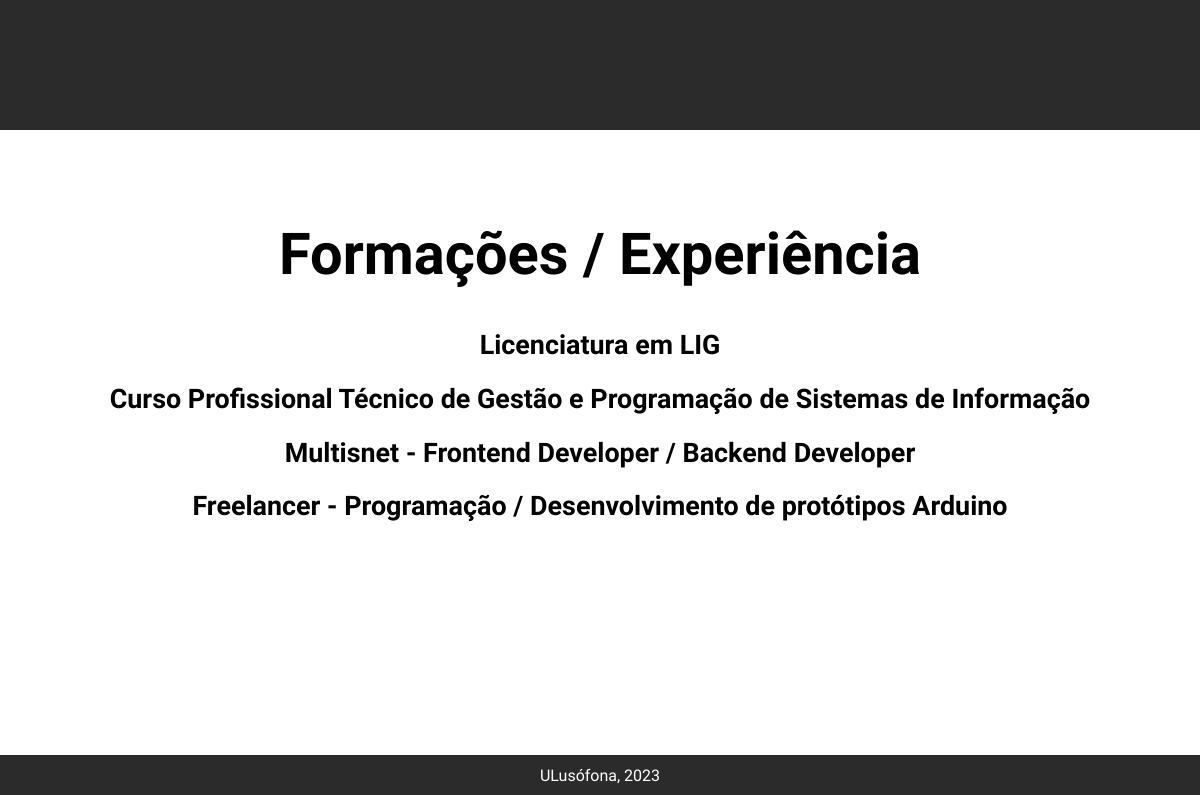
Page /sobre (lower part) on the earlier database version.
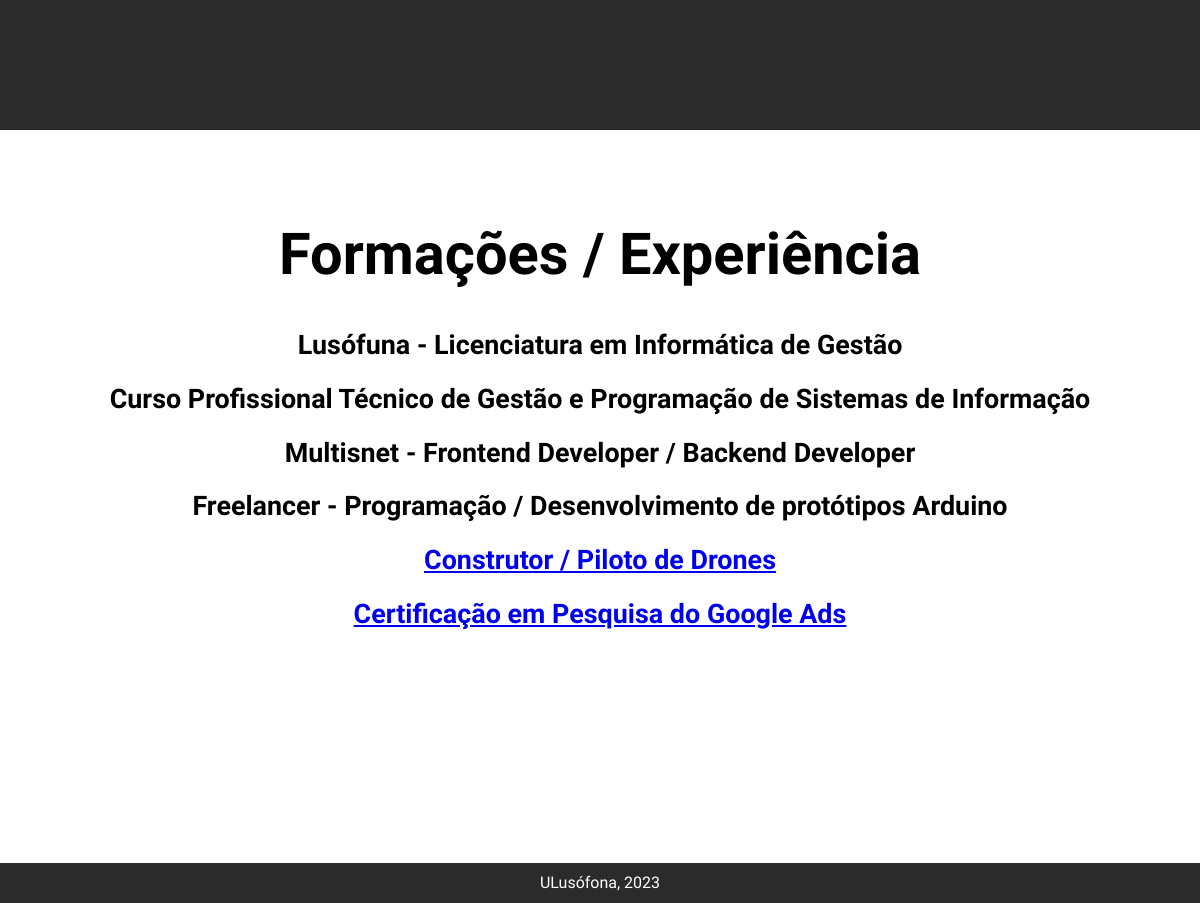
Same page on the later database version.
### portfolio/models.py (models this page shows, shortened)
class Formacao(models.Model):
    titulo = models.CharField(max_length=255)
    dataInicio = models.DateField(null=True, default=None)
    dataFim = models.DateField(null=True, default=None)
    detalhes = models.TextField(max_length=5000, default='')
    pdfFile = models.FileField(upload_to='pdfs/', null=True, blank=True)

### portfolio/views.py (the view)
# urls.py: path('sobre', views.sobre_view, name='sobre'),
def sobre_view(request):
    formacoes = Formacao.objects.all()
    context = {
        'formacoes': formacoes,
        'seoTitle': 'Sobre | André Carvalho',
        'seoDescription': 'O meu interesse pela programação web começou há 5 anos quando ingressei no meu primeiro emprego.',
    }
    return render(request, 'portfolio/sobre_mim.html', context)

### portfolio/templates/portfolio/sobre_mim.html (shortened to what this page needs)
{% extends 'portfolio/layout.html' %}
{% load static %}
{% block main %}
    <div id="area-sobre">
        <div class="skills">
            <div class="skill-lista">
            </div>
        </div>
        <div class="formacao">
            <h2>Formações / Experiência</h2>
            {% for formacao in formacoes %}
                <div class="formacao__item">
                    <div class="wrapper-texto">
                        {% if formacao.pdfFile != "" %}
                            <a target="_blank" href="{{ formacao.pdfFile.url }}">
                                <h3>{{ formacao.titulo }}</h3>
                            </a>
                        {% else %}
                            <h3>{{ formacao.titulo }}</h3>
                        {% endif %}
                    </div>
                </div>
            {% endfor %}
        </div>
    </div>
{% endblock %}

Differences in the rows shown:
changed Formacao: titulo "Licenciatura em LIG" → "Lusófuna - Licenciatura em Informática de Gestão"
added Formacao: titulo "Construtor / Piloto de Drones"
added Formacao: titulo "Certificação em Pesquisa do Google Ads"
